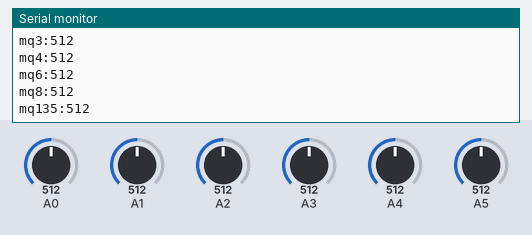
Bench run of a sketch on a simulated Arduino Uno, built with avr-gcc and run on an emulated ATmega328P. Parts: the last lines printed to the serial monitor. Inputs (shaded band) come from the test bench; at power-on: A0 = 512, A1 = 512, A2 = 512, A3 = 512, A4 = 512, A5 = 512.

Above: at 3.8 s.
3.9 s: A0 set to 490
At 6.5 s:
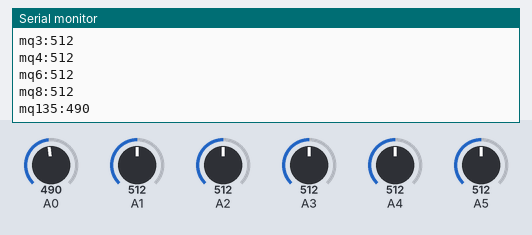
7.8 s: A1 set to 490
11.7 s: A2 set to 490
At 12.9 s:
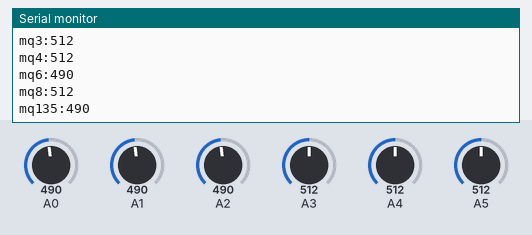
15.6 s: A3 set to 490
At 19.2 s:
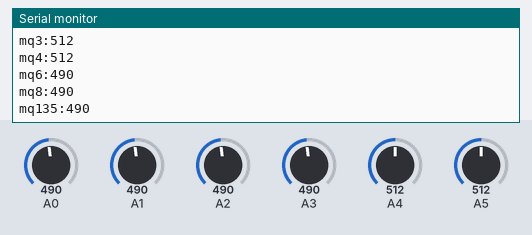
19.5 s: A4 set to 490
23.4 s: A5 set to 490
Timing chart, 0 to 26.4 s (numbered marks = the images above; inputs shaded):
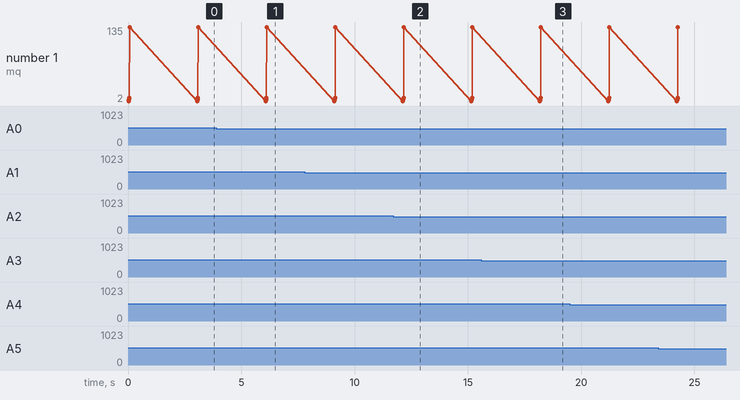

The sketch:

test7.ino
```cpp
#define mq2rl 10
#define mq3rl 200
#define mq4rl 20
#define mq6rl 22
#define mq8rl 10
#define mq135rl 22
void setup() {
  // put your setup code here, to run once:
Serial.begin(9600);
pinMode(A0,INPUT);
pinMode(A1,INPUT);
pinMode(A2,INPUT);
pinMode(A3,INPUT);
pinMode(A4,INPUT);
pinMode(A5,INPUT);
}
float rscalc(int mq,int _RLValue)
{

  float V_RL = mq*5/1023;

  float _RS_Calc = (((5/V_RL)-1)*_RLValue);
  float x = _RS_Calc;
  for(int i =0;i<500;i++){
    _RS_Calc= _RS_Calc+x;
  };
  _RS_Calc=_RS_Calc/500;

  return _RS_Calc;
}
void loop() {
  // put your main code here, to run repeatedly:
  int mq2,mq3,mq4,mq6,mq8,mq135;
  mq2 = analogRead(A1);
  mq3 = analogRead(A4);
  mq4 = analogRead(A5);
  mq6 = analogRead(A2);
  mq8 = analogRead(A3);
  mq135 = analogRead(A0);
/*

*/
float mq2rs = rscalc(mq2,mq2rl);
float mq3rs = rscalc(mq3,mq3rl);
float mq4rs = rscalc(mq4,mq4rl);
float mq6rs = rscalc(mq6,mq6rl);
float mq8rs = rscalc(mq8,mq8rl);
float mq135rs = rscalc(mq135,mq135rl);
int ammonia=map(mq135rs,30,200,300,10);
int propane=map(mq2rs,2,20,10000,100);
int alcohol=map(mq3rs,1000,8000,10,0.05);
int methane=map(mq4rs,10,60,10000,200);
int lpg=map(mq6rs,10,60,10000,200);
int h2=map(mq8rs,10,60,10000,100);
/*Serial.print("mq2rs:");
  Serial.println(mq2rs);
  Serial.print("mq3rs:");
  Serial.println(mq3rs);
  Serial.print("mq4rs:");
  Serial.println(mq4rs);
  Serial.print("mq6rs:");
  Serial.println(mq6rs);
  Serial.print("mq8rs:");
  Serial.println(mq8rs);
  Serial.print("mq135rs:");
  Serial.println(mq135rs);
  delay(3000);
*/  Serial.print("mq2:");
  Serial.println(mq2);
  Serial.print("mq3:");
  Serial.println(mq3);
  Serial.print("mq4:");
  Serial.println(mq4);
  Serial.print("mq6:");
  Serial.println(mq6);
  Serial.print("mq8:");
  Serial.println(mq8);
  Serial.print("mq135:");
  Serial.println(mq135);
  delay(3000);
/*  Serial.print("Ammonia ");
  Serial.println(ammonia);
  Serial.print("Propane ");
  Serial.println(propane);
   Serial.print("Alcohol ");
  Serial.println(alcohol);
  Serial.print("Methane ");
  Serial.println(methane);
   Serial.print("LPG ");
  Serial.println(lpg);
  Serial.print("H2 ");
  Serial.println(h2);
  delay(3000);
*/
}
```

Measured:
- after the input at 3.9 s, the serial monitor: prints a new line after 2.2 s (image 1)
- after the input at 11.7 s, the serial monitor: prints a new line after 0.46 s (image 2)
- after the input at 15.6 s, the serial monitor: prints a new line after 2.6 s (image 3)
